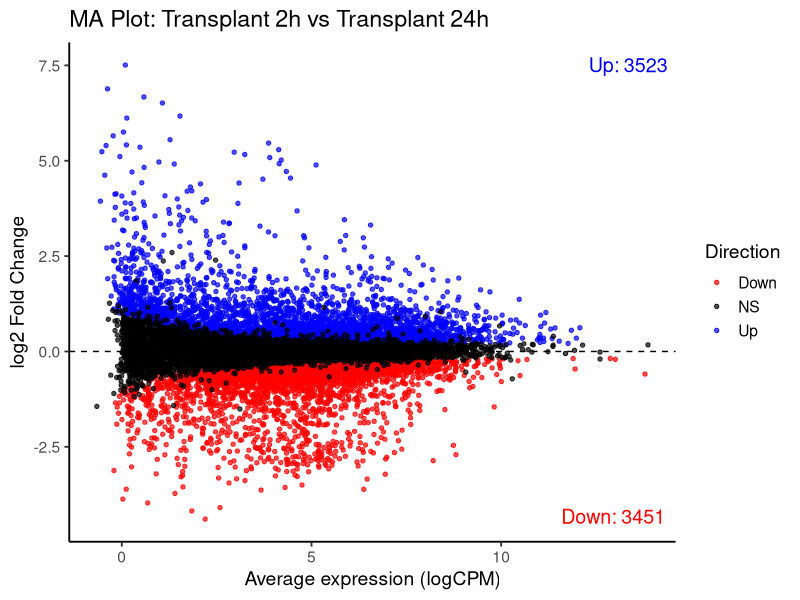
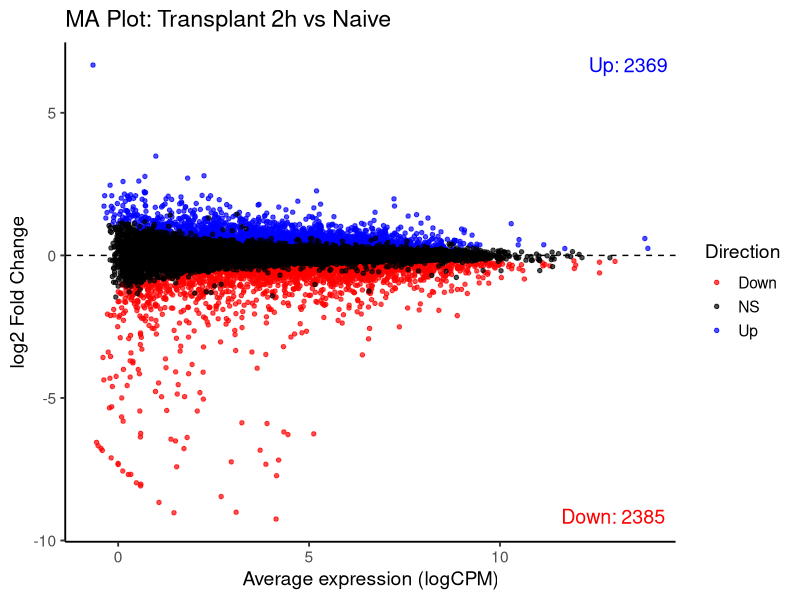
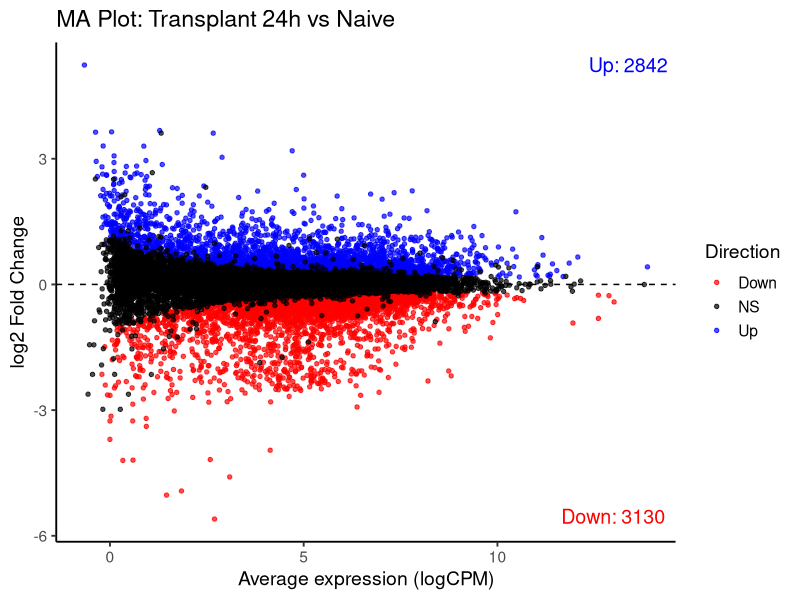
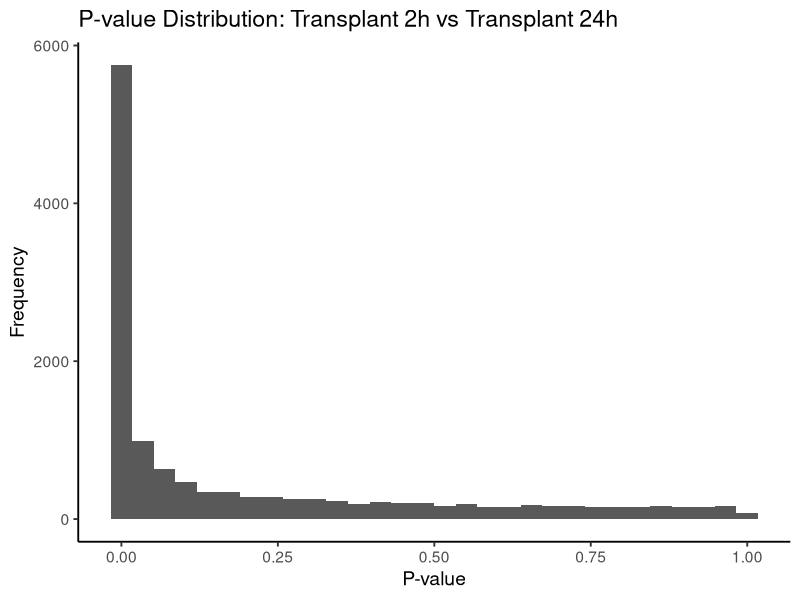

Reproduce these figures in R, in order.
## ---- chunk 1
library(edgeR)
library(ggplot2)
library(dplyr)
## ---- chunk 2
# Load pairwise comparison data from the paper
# Most/least correlated not avaliable
groupTvT <- read.csv("sample_data/koch_supplemental_table2.csv", row.names=1)
head(groupTvT)

groupTWOvN <- read.csv("sample_data/koch_supplemental_table3.csv", row.names=1)
groupTFvN <- read.csv("sample_data/koch_supplemental_table4.csv", row.names=1)
## ---- chunk 3
# MA Plot
plotMA <- function(df, title="MA Plot") {

    # Column for up and down regulated genes
    df <- df %>%
        mutate(
            direction = case_when(
                FDR < 0.05 & logFC > 0 ~ "Up",
                FDR < 0.05 & logFC < 0 ~ "Down",
                TRUE ~ "NS"
            )
        )

    # Count the number of significant up/down genes
    sig_counts <- df %>%
        filter(direction != "NS") %>%
        count(direction)

    ggplot(df, aes(x = logCPM, y = logFC)) +
    geom_point(aes(color = direction), size = 1.2, alpha = 0.7) +
    scale_color_manual(
        values = c("Up" = "blue", "Down" = "red", "NS" = "black")
    ) +
    geom_hline(yintercept = 0, color = "black", linetype = "dashed") +
    labs(
        x = "Average expression (logCPM)",
        y = "log2 Fold Change",
        color = "Direction",
        title = title
    ) +
    theme_classic(base_size = 14) +
    # Add count annotations
    annotate(
        "text",
        x = Inf, y = Inf,
        label = paste0("Up: ", sig_counts$n[sig_counts$direction == "Up"]),
        hjust = 1.1, vjust = 2, color = "blue", size = 5
    ) +
    annotate(
        "text",
        x = Inf, y = -Inf,
        label = paste0("Down: ", sig_counts$n[sig_counts$direction == "Down"]),
        hjust = 1.1, vjust = -1.2, color = "red", size = 5
    )
}
## ---- chunk 4
plotMA(groupTvT, title="MA Plot: Transplant 2h vs Transplant 24h")
plotMA(groupTWOvN, title="MA Plot: Transplant 2h vs Naive")
plotMA(groupTFvN, title="MA Plot: Transplant 24h vs Naive")
## ---- chunk 5
# Distribution of P values
ggplot(groupTFvN, aes(x = PValue)) +
    geom_histogram() +
    labs(
        title = "P-value Distribution: Transplant 2h vs Transplant 24h",
        x = "P-value",
        y = "Frequency"
    ) +
    theme_classic(base_size = 14)
